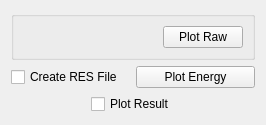
     <widget class="QWidget" name="tabCalibration">
      <attribute name="title">
       <string>Calibration</string>
      </attribute>
      <layout class="QVBoxLayout" name="verticalLayout_10">
       <item>
        <widget class="QGroupBox" name="cal_gbInputs">
         <property name="title">
          <string/>
         </property>
         <layout class="QVBoxLayout" name="verticalLayout_17">
          <item>
           <layout class="QHBoxLayout" name="horizontalLayout_18">
            <item>
             <widget class="MantidQt::MantidWidgets::MWRunFiles" name="cal_leRunNo">
              <property name="sizePolicy">
               <sizepolicy hsizetype="Preferred" vsizetype="Fixed">
                <horstretch>0</horstretch>
                <verstretch>41</verstretch>
               </sizepolicy>
              </property>
              <property name="label" stdset="0">
               <string>Run No</string>
              </property>
              <property name="multipleFiles" stdset="0">
               <bool>true</bool>
              </property>
              <property name="algorithmAndProperty" stdset="0">
               <string/>
              </property>
              <property name="fileExtensions">
               <stringlist>
                <string>.raw</string>
               </stringlist>
              </property>
             </widget>
            </item>
            <item>
             <spacer name="horizontalSpacer_23">
              <property name="orientation">
               <enum>Qt::Horizontal</enum>
              </property>
              <property name="sizeHint" stdset="0">
               <size>
                <width>40</width>
                <height>20</height>
               </size>
              </property>
             </spacer>
            </item>
            <item>
             <widget class="QPushButton" name="cal_pbPlot">
              <property name="toolTip">
               <string>Plot first detector spectra</string>
              </property>
              <property name="text">
               <string>Plot Raw</string>
              </property>
             </widget>
            </item>
           </layout>
          </item>
         </layout>
        </widget>
       </item>
       <item>
        <layout class="QHBoxLayout" name="horizontalLayout_20">
         <item>
          <layout class="QVBoxLayout" name="cal_treeCal"/>
         </item>
         <item>
          <layout class="QVBoxLayout" name="cal_plotCal"/>
         </item>
        </layout>
       </item>
       <item>
        <layout class="QHBoxLayout" name="cal_plots">
         <item>
          <layout class="QVBoxLayout" name="cal_treeRes">
           <item>
            <layout class="QHBoxLayout" name="horizontalLayout_21">
             <item>
              <widget class="QCheckBox" name="cal_ckRES">
               <property name="toolTip">
                <string>Create RES file</string>
               </property>
               <property name="text">
                <string>Create RES File</string>
               </property>
              </widget>
             </item>
             <item>
              <widget class="QPushButton" name="cal_pbPlotEnergy">
               <property name="text">
                <string>Plot Energy</string>
               </property>
              </widget>
             </item>
            </layout>
           </item>
          </layout>
         </item>
         <item>
          <layout class="QVBoxLayout" name="cal_plotRes"/>
         </item>
        </layout>
       </item>
       <item>
        <layout class="QHBoxLayout" name="horizontalLayout_24">
         <item>
          <spacer name="horizontalSpacer_20">
           <property name="orientation">
            <enum>Qt::Horizontal</enum>
           </property>
           <property name="sizeHint" stdset="0">
            <size>
             <width>40</width>
             <height>20</height>
            </size>
           </property>
          </spacer>
         </item>
         <item>
          <layout class="QVBoxLayout" name="verticalLayout_5">
           <item>
            <layout class="QHBoxLayout" name="horizontalLayout_7">
             <item>
              <spacer name="horizontalSpacer_34">
               <property name="orientation">
                <enum>Qt::Horizontal</enum>
               </property>
               <property name="sizeHint" stdset="0">
                <size>
                 <width>40</width>
                 <height>20</height>
                </size>
               </property>
              </spacer>
             </item>
             <item>
              <widget class="QCheckBox" name="cal_ckPlotResult">
               <property name="toolTip">
                <string>Plot resulting calibration file when created.</string>
               </property>
               <property name="text">
                <string>Plot Result</string>
               </property>
              </widget>
             </item>
             <item>
              <spacer name="horizontalSpacer_35">
               <property name="orientation">
                <enum>Qt::Horizontal</enum>
               </property>
               <property name="sizeHint" stdset="0">
                <size>
                 <width>40</width>
                 <height>20</height>
                </size>
               </property>
              </spacer>
             </item>
            </layout>
           </item>
          </layout>
         </item>
         <item>
          <spacer name="horizontalSpacer_21">
           <property name="orientation">
            <enum>Qt::Horizontal</enum>
           </property>
           <property name="sizeHint" stdset="0">
            <size>
             <width>40</width>
             <height>20</height>
            </size>
           </property>
          </spacer>
         </item>
        </layout>
       </item>
      </layout>
     </widget>
